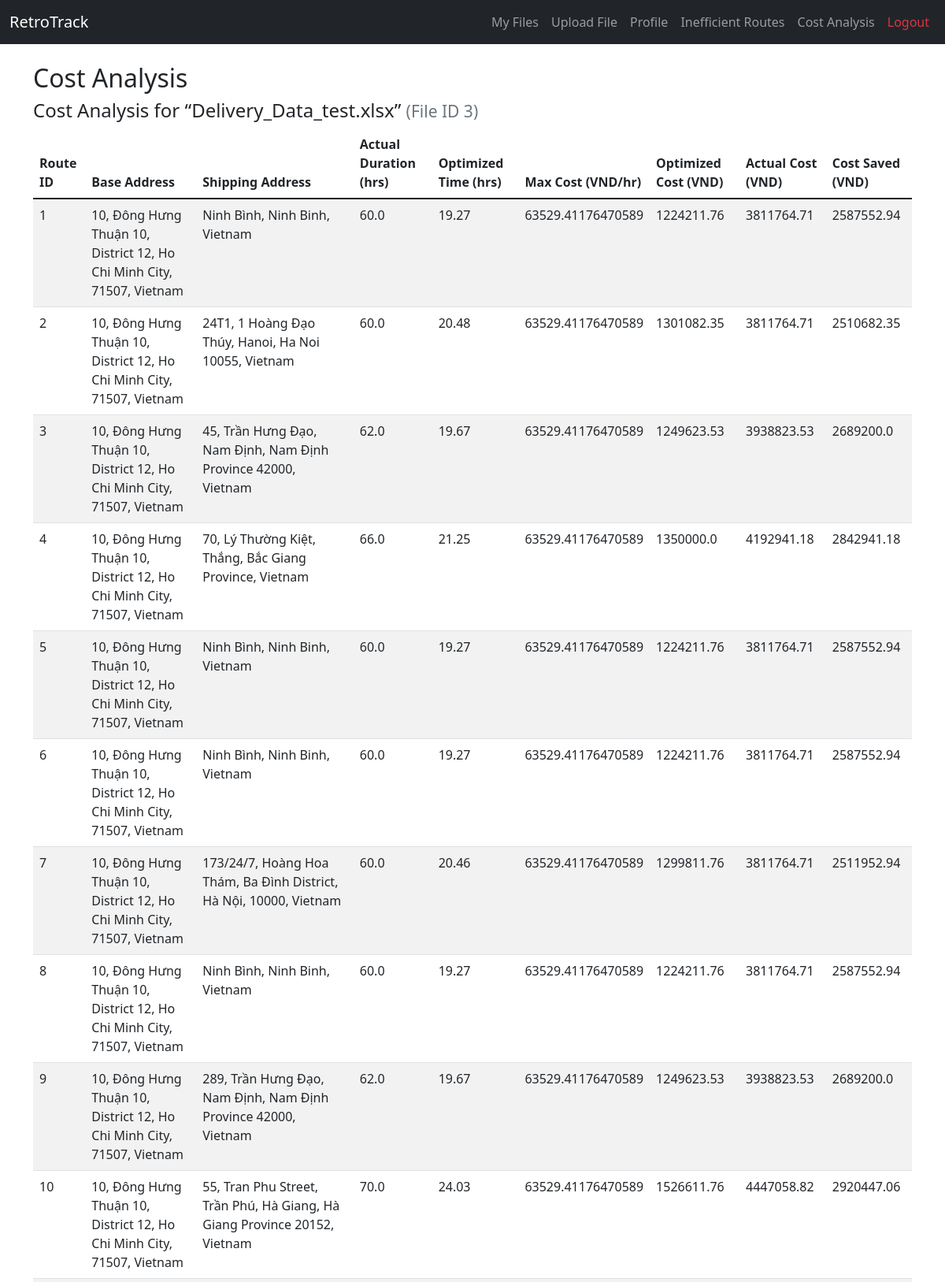
The page /cost_analysis/3 (signed in, upper part) on the database its author committed.
### app.py (models this page shows, shortened)
class File(db.Model):
    id = db.Column(db.Integer, primary_key=True)
    filename = db.Column(db.String(255), nullable=False)
    upload_date = db.Column(db.DateTime, nullable=False, default=datetime.utcnow)
    size = db.Column(db.Float, nullable=False)
    user_id = db.Column(db.Integer, nullable=False)  # storing owner user id
    parsed_data = db.Column(db.Text, nullable=True)

class InefficientRoute(db.Model):
    id = db.Column(db.Integer, primary_key=True)
    file_id = db.Column(db.Integer, db.ForeignKey('file.id'), nullable=False)
    base_address = db.Column(db.String(255), nullable=False)
    shipping_address = db.Column(db.String(255), nullable=False)
    starting_time = db.Column(db.DateTime, nullable=False)
    expected_delivery_time = db.Column(db.DateTime, nullable=False)
    actual_delivery_time = db.Column(db.DateTime, nullable=False)
    expected_delivery_cost = db.Column(db.Float, nullable=False)
    actual_delivery_cost = db.Column(db.Float, nullable=False)
    max_delivery_cost = db.Column(db.Float, nullable=False)
    optimized_delivery_time = db.Column(db.Float, nullable=True)
    time_saved = db.Column(db.Float, nullable=True)

### app.py (the view, shortened to what this page needs)
@app.route('/cost_analysis', defaults={'file_id': None})
@app.route('/cost_analysis/<int:file_id>')
def cost_analysis(file_id):
    if 'user_id' not in session:
        flash("Login required.", "danger")
        return redirect(url_for('login'))
    routes = InefficientRoute.query.filter_by(file_id=file_id).all()
    update_cached_routes(routes)
    cost_data = []
    for r in routes:
        try:
            actual_duration = (r.actual_delivery_time - r.starting_time).total_seconds() / 3600.0
        except Exception:
            continue
        if r.optimized_delivery_time is None:
            continue
        optimized_time = r.optimized_delivery_time
        optimized_cost = r.max_delivery_cost * optimized_time
        actual_cost = r.max_delivery_cost * actual_duration
        cost_saved = actual_cost - optimized_cost
        cost_data.append({
            "route_id": r.id,
            "base_address": r.base_address,
            "shipping_address": r.shipping_address,
            "actual_duration": round(actual_duration, 2),
            "optimized_time": round(optimized_time, 2),
            "max_delivery_cost": r.max_delivery_cost,
            "optimized_cost": round(optimized_cost, 2),
            "actual_cost": round(actual_cost, 2),
            "cost_saved": round(cost_saved, 2)
        })
    chart_url = None
    if cost_data:
        chart_url = generate_cost_waste_chart(cost_data, file_id)
    selected_file = File.query.get_or_404(file_id)
    return render_template("cost_analysis.html",
                           files=None,
                           cost_data=cost_data,
                           chart_url=chart_url,
                           selected_file=selected_file)

### app.py (called while the page is built)
def update_cached_routes(routes):
    updated = False
    for r in routes:
        if r.optimized_delivery_time is None or r.time_saved is None:
            optimized_time = get_optimized_route_time(r.base_address, r.shipping_address)
            if optimized_time is not None:
                actual_duration = (r.actual_delivery_time - r.starting_time).total_seconds() / 3600.0
                if actual_duration > optimized_time:
                    r.optimized_delivery_time = round(optimized_time, 2)
                    r.time_saved = round(actual_duration - optimized_time, 2)
                    updated = True
    if updated:
        try:
            db.session.commit()
        except Exception as e:
            db.session.rollback()
            print("Error updating cached optimized info:", e)

@app.context_processor
def inject_now():
    return {"now": datetime.utcnow()}

### templates/cost_analysis.html (shortened to what this page needs)
{% extends "base.html" %}
{% block content %}
    <h2>Cost Analysis</h2>
    {% if files %}
        <h4>Select a file for analysis:</h4>
        <div class="list-group">
            {% for file in files %}
                <a href="{{ url_for('cost_analysis', file_id=file.id) }}"
                   class="list-group-item list-group-item-action d-flex justify-content-between align-items-center">
                    {{ file.filename }}
                    <span class="badge bg-primary rounded-pill">
            {{ file.upload_date.strftime('%Y-%m-%d') }}
          </span>
                </a>
            {% endfor %}
        </div>
    {% elif cost_data %}
        <h4>
            Cost Analysis for “{{ selected_file.filename }}”
            <small class="text-muted">(File ID {{ selected_file.id }})</small>
        </h4>
        <table class="table table-striped">
            <thead>
            <tr>
                <th>Route ID</th>
                <th>Base Address</th>
                <th>Shipping Address</th>
                <th>Actual Duration (hrs)</th>
                <th>Optimized Time (hrs)</th>
                <th>Max Cost (VND/hr)</th>
                <th>Optimized Cost (VND)</th>
                <th>Actual Cost (VND)</th>
                <th>Cost Saved (VND)</th>
            </tr>
            </thead>
            <tbody>
            {% for row in cost_data %}
                <tr>
                    <td>{{ row.route_id }}</td>
                    <td>{{ row.base_address }}</td>
                    <td>{{ row.shipping_address }}</td>
                    <td>{{ row.actual_duration }}</td>
                    <td>{{ row.optimized_time }}</td>
                    <td>{{ row.max_delivery_cost }}</td>
                    <td>{{ row.optimized_cost }}</td>
                    <td>{{ row.actual_cost }}</td>
                    <td>{{ row.cost_saved }}</td>
                </tr>
            {% endfor %}
            </tbody>
        </table>
    {% else %}
        <p>No cost analysis data available for this file.</p>
        <a href="{{ url_for('cost_analysis') }}" class="btn btn-secondary">
            Back to File Selection
        </a>
    {% endif %}
{% endblock %}

### rows shown on the page
File: filename "Delivery_Data_test.xlsx", id "3"
InefficientRoute: route_id "1", base_address "10, Đông Hưng Thuận 10, District 12, Ho Chi Minh City, 71507, Vietnam", shipping_address "Ninh Bình, Ninh Binh, Vietnam", actual_duration "60.0", optimized_time "19.27", max_delivery_cost "63529.41176470589", optimized_cost "1224211.76", actual_cost "3811764.71", cost_saved "2587552.94"
InefficientRoute: route_id "2", base_address "10, Đông Hưng Thuận 10, District 12, Ho Chi Minh City, 71507, Vietnam", shipping_address "24T1, 1 Hoàng Đạo Thúy, Hanoi, Ha Noi 10055, Vietnam", actual_duration "60.0", optimized_time "20.48", max_delivery_cost "63529.41176470589", optimized_cost "1301082.35", actual_cost "3811764.71", cost_saved "2510682.35"
InefficientRoute: route_id "3", base_address "10, Đông Hưng Thuận 10, District 12, Ho Chi Minh City, 71507, Vietnam", shipping_address "45, Trần Hưng Đạo, Nam Định, Nam Định Province 42000, Vietnam", actual_duration "62.0", optimized_time "19.67", max_delivery_cost "63529.41176470589", optimized_cost "1249623.53", actual_cost "3938823.53", cost_saved "2689200.0"
InefficientRoute: route_id "4", base_address "10, Đông Hưng Thuận 10, District 12, Ho Chi Minh City, 71507, Vietnam", shipping_address "70, Lý Thường Kiệt, Thắng, Bắc Giang Province, Vietnam", actual_duration "66.0", optimized_time "21.25", max_delivery_cost "63529.41176470589", optimized_cost "1350000.0", actual_cost "4192941.18", cost_saved "2842941.18"
InefficientRoute: route_id "5", base_address "10, Đông Hưng Thuận 10, District 12, Ho Chi Minh City, 71507, Vietnam", shipping_address "Ninh Bình, Ninh Binh, Vietnam", actual_duration "60.0", optimized_time "19.27", max_delivery_cost "63529.41176470589", optimized_cost "1224211.76", actual_cost "3811764.71", cost_saved "2587552.94"
InefficientRoute: route_id "6", base_address "10, Đông Hưng Thuận 10, District 12, Ho Chi Minh City, 71507, Vietnam", shipping_address "Ninh Bình, Ninh Binh, Vietnam", actual_duration "60.0", optimized_time "19.27", max_delivery_cost "63529.41176470589", optimized_cost "1224211.76", actual_cost "3811764.71", cost_saved "2587552.94"
InefficientRoute: route_id "7", base_address "10, Đông Hưng Thuận 10, District 12, Ho Chi Minh City, 71507, Vietnam", shipping_address "173/24/7, Hoàng Hoa Thám, Ba Đình District, Hà Nội, 10000, Vietnam", actual_duration "60.0", optimized_time "20.46", max_delivery_cost "63529.41176470589", optimized_cost "1299811.76", actual_cost "3811764.71", cost_saved "2511952.94"
InefficientRoute: route_id "8", base_address "10, Đông Hưng Thuận 10, District 12, Ho Chi Minh City, 71507, Vietnam", shipping_address "Ninh Bình, Ninh Binh, Vietnam", actual_duration "60.0", optimized_time "19.27", max_delivery_cost "63529.41176470589", optimized_cost "1224211.76", actual_cost "3811764.71", cost_saved "2587552.94"
InefficientRoute: route_id "9", base_address "10, Đông Hưng Thuận 10, District 12, Ho Chi Minh City, 71507, Vietnam", shipping_address "289, Trần Hưng Đạo, Nam Định, Nam Định Province 42000, Vietnam", actual_duration "62.0", optimized_time "19.67", max_delivery_cost "63529.41176470589", optimized_cost "1249623.53", actual_cost "3938823.53", cost_saved "2689200.0"
InefficientRoute: route_id "10", base_address "10, Đông Hưng Thuận 10, District 12, Ho Chi Minh City, 71507, Vietnam", shipping_address "55, Tran Phu Street, Trần Phú, Hà Giang, Hà Giang Province 20152, Vietnam", actual_duration "70.0", optimized_time "24.03", max_delivery_cost "63529.41176470589", optimized_cost "1526611.76", actual_cost "4447058.82", cost_saved "2920447.06"
